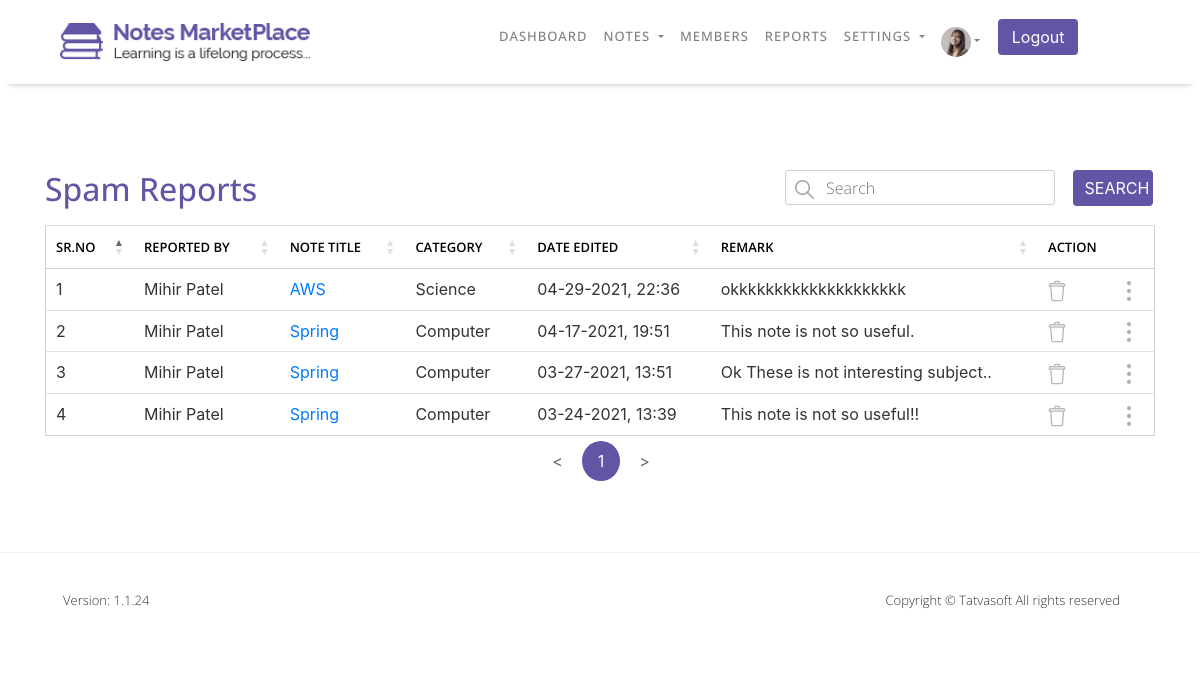
The app's page /NOTESMARKETPLACE/Admin/Spam_Reports.php (signed in) with its own data.
### tables this page shows
CREATE TABLE `userprofile` (
  `ID` int(11) NOT NULL COMMENT 'Primary Key',
  `UserID` int(11) NOT NULL COMMENT 'FOREIGN KEY relationship with Users table.',
  `DOB` datetime DEFAULT NULL,
  `Gender` int(11) DEFAULT NULL COMMENT 'FOREIGN KEY relationship with ReferenceData table.bind distinct value from ReferenceDtata table with filter RefCategory=''Gender'' ans IsActive = 1.',
  `SecondaryEmailAddress` varchar(100) NOT NULL COMMENT 'For Admin user only.',
  `Phone number - Country Code` varchar(5) NOT NULL COMMENT 'bind distinct CountryCode from Country table with filter IsActive=1.',
  `Phone number` varchar(20) NOT NULL,
  `Profile Picture` varchar(500) DEFAULT NULL COMMENT 'Profile Picture of the user. ',
  `Address Line 1` varchar(100) NOT NULL,
  `Address Line 2` varchar(100) NOT NULL,
  `City` varchar(50) NOT NULL,
  `State` varchar(50) NOT NULL,
  `Zip Code` varchar(50) NOT NULL,
  `Country` varchar(50) NOT NULL COMMENT 'Bind distinct Country from Country table with filter IsActive=1.',
  `University` varchar(100) DEFAULT NULL,
  `College` varchar(100) DEFAULT NULL,
  `CreatedDate` datetime DEFAULT current_timestamp() COMMENT 'Date and time when system has created a record.',
  `CraetedBy` int(11) DEFAULT NULL COMMENT 'UserID who has created this rocord.',
  `ModifiedDate` datetime DEFAULT current_timestamp() COMMENT 'Date and time when system has updated a record.',
  `ModifiedBy` int(11) DEFAULT NULL COMMENT 'UserID who has updated this rocord.'
);

CREATE TABLE `sellernotesreportedissues` (
  `ID` int(11) NOT NULL COMMENT 'PRIMARY KEY',
  `NoteID` int(11) NOT NULL COMMENT 'FOREIGN KEY relationship with SellerNotes table.',
  `ReportedBYID` int(11) NOT NULL COMMENT 'FOREIGN KEY relationship with users table.',
  `AgainstDownloadID` int(11) NOT NULL COMMENT 'FOREIGN KEY relationship with Downloads table.',
  `Remarks` varchar(10000) NOT NULL,
  `CreatedDate` datetime DEFAULT current_timestamp() COMMENT 'Date and time when system has created this record.',
  `CreatedBy` int(11) DEFAULT NULL COMMENT 'UserID who has created this record.',
  `ModifiedDate` datetime DEFAULT current_timestamp() COMMENT 'Date and time when system has updated this record.',
  `ModifiedBy` int(11) DEFAULT NULL COMMENT 'UserID who has created this record. Super Admin ID you can insert static.'
);

CREATE TABLE `users` (
  `ID` int(11) NOT NULL COMMENT 'PRIMARY KEY',
  `RoleID` int(11) NOT NULL COMMENT 'FOREIGN KEY relationship with UserRoles table',
  `FirstName` varchar(50) NOT NULL COMMENT 'Required Information',
  `LastName` varchar(50) NOT NULL COMMENT 'Required Information',
  `EmailID` varchar(100) NOT NULL COMMENT 'Required Information | Unique EmailID across table.',
  `Password` varchar(24) NOT NULL COMMENT 'Required Information',
  `IsEmailVerified` bit(2) DEFAULT b'0' COMMENT 'Required Information, Default set to false.',
  `CreatedDate` datetime DEFAULT current_timestamp() COMMENT 'Date and time when system has created a record.',
  `CreatedBy` int(11) DEFAULT NULL COMMENT 'UserID who has created this record.',
  `ModifiedDate` datetime DEFAULT current_timestamp() COMMENT 'date and time when system has updated a record.',
  `ModifiedBy` int(11) DEFAULT NULL COMMENT 'UserID who updateds this record.',
  `IsActive` bit(2) NOT NULL DEFAULT b'1' COMMENT 'Required Information, default set to true.'
);

CREATE TABLE `downloads` (
  `ID` int(11) NOT NULL COMMENT 'PRIMARY KEY',
  `NoteID` int(11) NOT NULL COMMENT 'FOREIGN KEY relationship with SellerNotes table.',
  `Seller` int(11) NOT NULL COMMENT 'FOREIGN KEY relationship with Users table.',
  `Downloader` int(11) NOT NULL COMMENT 'FOREIGN KEY relationship with Users table.',
  `IsSellerHasAllowedDownload` bit(2) NOT NULL DEFAULT b'0' COMMENT 'For paid notes default false.For free notes it will be true anyway.',
  `AttachmentPath` varchar(1000) DEFAULT NULL COMMENT 'for paid notes default false. for free notes it will be true anyway.',
  `IsAttachmentDownloaded` bit(2) NOT NULL DEFAULT b'0',
  `AttachmentDownloadedDate` datetime DEFAULT NULL COMMENT 'for paid notes default false. for free notes it will be true anyway.',
  `IsPaid` int(11) NOT NULL COMMENT 'default false. for free notes it will be true anyway.',
  `PurchasedPrice` bit(64) NOT NULL,
  `NoteTitle` varchar(100) NOT NULL COMMENT 'We need to store Note Title to this Table.',
  `NoteCategory` varchar(100) NOT NULL COMMENT 'We need to store Note Category to this Table.',
  `CreatedDate` datetime DEFAULT NULL COMMENT 'Date and time when system has created this record.',
  `CreatedBy` int(11) DEFAULT NULL COMMENT 'UserID who has created this record.Super Admin Id you can insert static.',
  `ModifiedDate` datetime DEFAULT NULL COMMENT 'Date and time when system has updated this record.',
  `ModifiedBy` int(11) DEFAULT NULL COMMENT 'UserID who has updatNoteed this record. Super Admin Id you can insert static.',
  `IsActive` bit(2) NOT NULL DEFAULT b'1'
);

### NOTESMARKETPLACE/Admin/Spam_Reports.php (the view, shortened to what this page needs)
<?php include "Config/Database-Connection.php"; ?>
    <?php
        if(isset($_SESSION['loggedin']) && $_SESSION['loggedin'] = true){
            include "Header.php";
        }else{
            header("Location: ../Login.php");
        }
    ?>
    <section id="spam-reports">
        <div class="content-box-lg">
            <div class="container">
                <div class="row spam-reports-row">
                    <div class="col-md-6 col-sm-6 col-6">
                        <div class="horizontal-heading">
                            <h2>Spam Reports</h2>
                        </div>
                    </div>
                    <div class="col-md-6 col-sm-6 col-6">
                        <div class="row">
                            <div class="col-md-9 col-sm-6 col-6">
                                <div class="form-group text-left">
                                    <input type="text" id="Search_Reports" name="Search_Reports" class="form-control" placeholder="Search">
                                </div>
                            </div>
                            <div class="col-md-3 col-sm-6 col-6">
                                <button type="button" id="Reports" name="Reports" class="btn btn-info btn-Blue">Search</button>
                            </div>
                        </div>
                    </div>
                </div>
                <div class="row spam-reports-row">
                    <div class="col-md-12 col-sm-12 col-12">
                        <div class="table-responsive">
                            <table class="table table-hover" id="Reports_table">
                                <thead>
                                    <tr>
                                        <th scope="col">SR.NO</th>
                                        <th scope="col">REPORTED BY</th>
                                        <th scope="col">NOTE TITLE</th>
                                        <th scope="col">CATEGORY</th>
                                        <th scope="col">DATE EDITED</th>
                                        <th scope="col">REMARK</th>
                                        <th scope="col">ACTION</th>
                                        <th scope="col"></th>
                                    </tr>
                                </thead>
                                <tbody>
                            <?php
                                $query = "SELECT * FROM sellernotesreportedissues ORDER BY CreatedDate DESC";
                                $Search_all = mysqli_query($connection,$query);
                                if(mysqli_num_rows($Search_all)!=0){
                                    $j=1;
                                    while($row =mysqli_fetch_assoc($Search_all)){
                                        $ID = $row['ID'];
                                        $NoteID = $row['NoteID'];
                                        $AgainstDownloadID = $row['AgainstDownloadID'];
                                        $ReportedBYID = $row['ReportedBYID'];
                                        $Remarks = $row['Remarks'];
                                        $CreatedDate = $row['CreatedDate'];
                                        $DATEEDITED = date("m-d-Y, H:i",
                                        strtotime($CreatedDate));
                                        $query = "SELECT * FROM users WHERE ID=$ReportedBYID";
                                        $User_Select = mysqli_query($connection,$query);
                                        if($row = mysqli_fetch_assoc($User_Select)){
                                            $FirstName = $row['FirstName'];
                                            $LastName = $row['LastName'];
                                        }
                                        $query = "SELECT * FROM downloads WHERE ID=$AgainstDownloadID";
                                        $Download_Select = mysqli_query($connection,$query);
                                        if($row =mysqli_fetch_assoc($Download_Select)){
                                            $NoteTitle = $row['NoteTitle'];
                                            $NoteCategory = $row['NoteCategory'];
                                        }
                                        echo "<tr><td>$j</td>
                                                <td>".$FirstName." ".$LastName."</td>
                                                <td><a href='Notes_Details.php?Note=$NoteID'>$NoteTitle</a></td>
                                                <td>$NoteCategory</td>
                                                <td>$DATEEDITED</td>
                                                <td>$Remarks</td>
                                                <td><a href='Spam_Reports.php?delete=$ID'
                                                onclick='return DELETE()'><img src='images/tables/delete.png' alt='Delete Image'></a></td>
                                                <td>
                                                    <div class='dropdown'>
                                                        <img src='images/tables/dots.png' alt='Setting Image' class='dropbtn'>
                                                        <div class='dropdown-content'>
                                                            <a href='Attachment_Download.php?Download=$NoteID'>Downloaded Notes</a>
                                                            <a href='Notes_Details.php?Note=$NoteID'>View More Details</a>
                                                        </div>
                                                    </div>
                                                </td>
                                            </tr>";
                                        $j++;
                                    }
                                }
                            ?>
                                </tbody>
                            </table>
                        </div>
                    </div>
                </div>
            </div>
        </div>
    </section>
<?php include "Footer.php"; ?>

### NOTESMARKETPLACE/Admin/Header.php (shortened to what this page needs)
<!DOCTYPE html>
<html lang="en">
<head>
    <link rel="stylesheet" href="css/bootstrap/bootstrap.min.css">
    <link rel="stylesheet" type="text/css" href="https://cdn.datatables.net/1.10.24/css/jquery.dataTables.min.css"/>
    <link rel="stylesheet" href="css/style.css">
    <link rel="stylesheet" href="css/responsive.css">
</head>
<body>
    <header>
        <nav class="navbar navbar-expand-lg navbar-light white-nav-top fixed-top">
            <div class="container">
                <a id="user-header" class="navbar-brand" href="Dashboard.php">
                    <img src="images/Homepage/logo.png" alt="Logo" class="img-responsive">
                </a>
                <div class="collapse navbar-collapse" id="navbarSupportedContent">
                    <ul class="navbar-nav me-auto mb-2 mb-lg-0">
                        <li class="nav-item">
                            <a class="nav-link" href="Dashboard.php">Dashboard</a>
                        </li>
                        <li class="nav-item dropdown">
                            <a class="nav-link dropdown-toggle dropbtn" href="#" id="navbarDropdown" role="button" data-toggle="dropdown" aria-haspopup="true" aria-expanded="false">
                                Notes
                            </a>
                        </li>
                        <li class="nav-item">
                            <a class="nav-link" href="Members.php">Members</a>
                        </li>
                        <li class="nav-item">
                            <a class="nav-link" href="Spam_Reports.php">Reports</a>
                        </li>
                        <li class="nav-item dropdown">
                            <a class="nav-link dropdown-toggle dropbtn" href="#" id="navbarDropdown" role="button" data-toggle="dropdown" aria-haspopup="true" aria-expanded="false">
                                Settings
                            </a>
                        </li>
                        <li class="nav-item dropdown">
                            <a class="nav-link dropdown-toggle user-img dropbtn" href="#" id="navbarDropdown" role="button" data-toggle="dropdown" aria-haspopup="true" aria-expanded="false">
                            <?php
                                    $EmailID = $_SESSION['EmailID'];
                                    $query = "SELECT * FROM users WHERE EmailID='{$EmailID}'";
                                    $Users_select = mysqli_query($connection,$query);
                                    while($row = mysqli_fetch_assoc($Users_select)){
                                        $ID = $row['ID'];
                                    }
                                    $query = "SELECT * FROM userprofile WHERE UserID=$ID";
                                    $Users_select = mysqli_query($connection,$query);
                                    while($row = mysqli_fetch_assoc($Users_select)){
                                        $IMG = $row['Profile Picture'];
                                    }
                                    $query = "SELECT * FROM system_configuration WHERE ID=8";
                                    $Default_select = mysqli_query($connection,$query);
                                    while($row = mysqli_fetch_assoc($Default_select)){
                                        $Default_IMG = $row['Value'];
                                    }
                            ?>
                            <img src="<?php if(mysqli_num_rows($Users_select)!=0 && $IMG!=""){ echo "../Uploads/Admin/$ID/Profile_Photo/$IMG"; }else{ echo "../Uploads/Default_Images/$Default_IMG"; }?>" alt="User-Photo" class="rounded-circle img-responsive"></a>
                        </li>
                        <li class="nav-item">
                            <form class="form-inline my-2 my-lg-0" action="" method="post">
                                <button class="btn my-2 my-sm-0 btn-Blue" name="Logout" type="submit" onclick="return LogoutAdmin()">Logout</button>
                            </form>
                        </li>
                    </ul>
                </div>
            </div>
        </nav>
    </header>

### records on screen
userprofile: Profile Picture (picture)
sellernotesreportedissues: ReportedBYID.FirstName "Mihir", ReportedBYID.LastName "Patel", AgainstDownloadID.NoteTitle "AWS", AgainstDownloadID.NoteCategory "Science", CreatedDate "04-29-2021, 22:36", Remarks "okkkkkkkkkkkkkkkkkkkk"
sellernotesreportedissues: ReportedBYID.FirstName "Mihir", ReportedBYID.LastName "Patel", AgainstDownloadID.NoteTitle "Spring", AgainstDownloadID.NoteCategory "Computer", CreatedDate "04-17-2021, 19:51", Remarks "This note is not so useful."
sellernotesreportedissues: ReportedBYID.FirstName "Mihir", ReportedBYID.LastName "Patel", AgainstDownloadID.NoteTitle "Spring", AgainstDownloadID.NoteCategory "Computer", CreatedDate "03-27-2021, 13:51", Remarks "Ok These is not interesting subject.."
sellernotesreportedissues: ReportedBYID.FirstName "Mihir", ReportedBYID.LastName "Patel", AgainstDownloadID.NoteTitle "Spring", AgainstDownloadID.NoteCategory "Computer", CreatedDate "03-24-2021, 13:39", Remarks "This note is not so useful!!"
